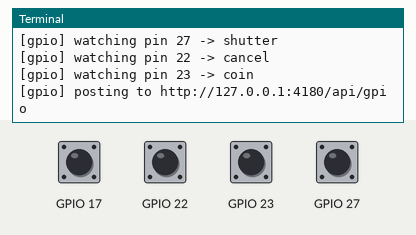
The program below on a simulated Raspberry Pi (BCM pin numbers). Parts: the last lines printed to the terminal. Inputs (shaded band) come from the test bench; at power-on: GPIO 17, GPIO 22, GPIO 23, GPIO 27 HIGH. Web requests get an empty 200 reply after 0.4 s; the clock reads 2024-03-15 10:24:30 at power-on unless the program sets it.

Above: at 1.2 s.
1.3 s: GPIO 17 pulled LOW for 0.15 s
At 2.5 s:
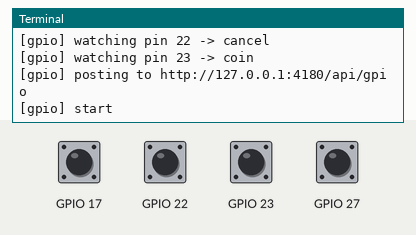
2.9 s: GPIO 22 pulled LOW for 0.15 s
At 3.9 s:
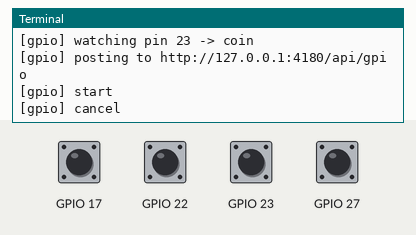
4.5 s: GPIO 23 pulled LOW for 0.15 s
At 5.1 s:
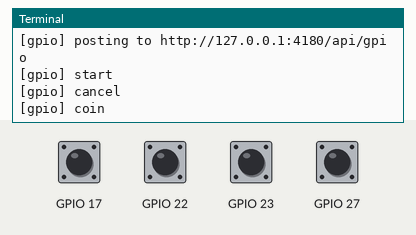
6.1 s: GPIO 27 pulled LOW for 0.15 s
At 7.5 s:
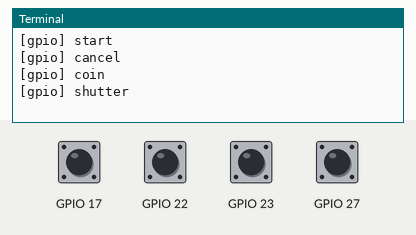

The program:

gpio-button.py
```python
#!/usr/bin/env python3
"""
gpio-button.py — physical buttons for the booth.

An arcade booth wants a big illuminated button, not a touchscreen tap. This
watches GPIO pins and POSTs to the kiosk service, which pushes the event to
the browser over SSE. The browser then treats it exactly like a screen tap.

Uses gpiozero, which picks the right backend automatically — lgpio on Pi 5,
RPi.GPIO on Pi 4 and earlier. Debounce lives here, next to the hardware,
because that is where the bounce is.

Wire each button between its GPIO pin and GND; the internal pull-up handles
the rest, so no external resistors.

  START   GPIO 17  →  begin a session
  SHUTTER GPIO 27  →  print / confirm
  CANCEL  GPIO 22  →  abandon back to the attract screen
  COIN    GPIO 23  →  optional pulse input from a coin acceptor

  python3 pi/gpio-button.py
"""

import json
import os
import sys
import time
import urllib.request

API = os.environ.get("HOLOBOOTH_API", "http://127.0.0.1:4180/api/gpio")
BOUNCE = float(os.environ.get("HOLOBOOTH_BOUNCE", "0.08"))

PINS = {
    int(os.environ.get("PIN_START", 17)): "start",
    int(os.environ.get("PIN_SHUTTER", 27)): "shutter",
    int(os.environ.get("PIN_CANCEL", 22)): "cancel",
    int(os.environ.get("PIN_COIN", 23)): "coin",
}

try:
    from gpiozero import Button
except ImportError:
    sys.exit("gpiozero is not installed.  sudo apt install -y python3-gpiozero python3-lgpio")


def post(action, pin):
    body = json.dumps({"action": action, "pin": pin, "at": time.time()}).encode()
    req = urllib.request.Request(API, data=body, headers={"Content-Type": "application/json"})
    try:
        urllib.request.urlopen(req, timeout=2).read()
    except Exception as e:
        # The kiosk service restarting is normal; don't take the watcher down with it.
        print(f"[gpio] post failed ({e}) — is the kiosk service up?", file=sys.stderr, flush=True)


def main():
    buttons = []
    for pin, action in PINS.items():
        try:
            b = Button(pin, pull_up=True, bounce_time=BOUNCE)
            b.when_pressed = (lambda a, p: (lambda: (print(f"[gpio] {a}", flush=True), post(a, p))))(action, pin)
            buttons.append(b)
            print(f"[gpio] watching pin {pin} -> {action}", flush=True)
        except Exception as e:
            print(f"[gpio] pin {pin} unavailable: {e}", file=sys.stderr, flush=True)

    if not buttons:
        sys.exit("No GPIO pins could be opened. Is this a Raspberry Pi, and is the user in the 'gpio' group?")

    print(f"[gpio] posting to {API}", flush=True)
    try:
        while True:
            time.sleep(3600)
    except KeyboardInterrupt:
        pass


if __name__ == "__main__":
    main()
```

Measured:
- after the input at 1.3 s, the terminal: prints a new line at once (image 1)
- after the input at 2.9 s, the terminal: prints a new line at once (image 2)
- after the input at 4.5 s, the terminal: prints a new line at once (image 3)
- after the input at 6.1 s, the terminal: prints a new line at once (image 4)
